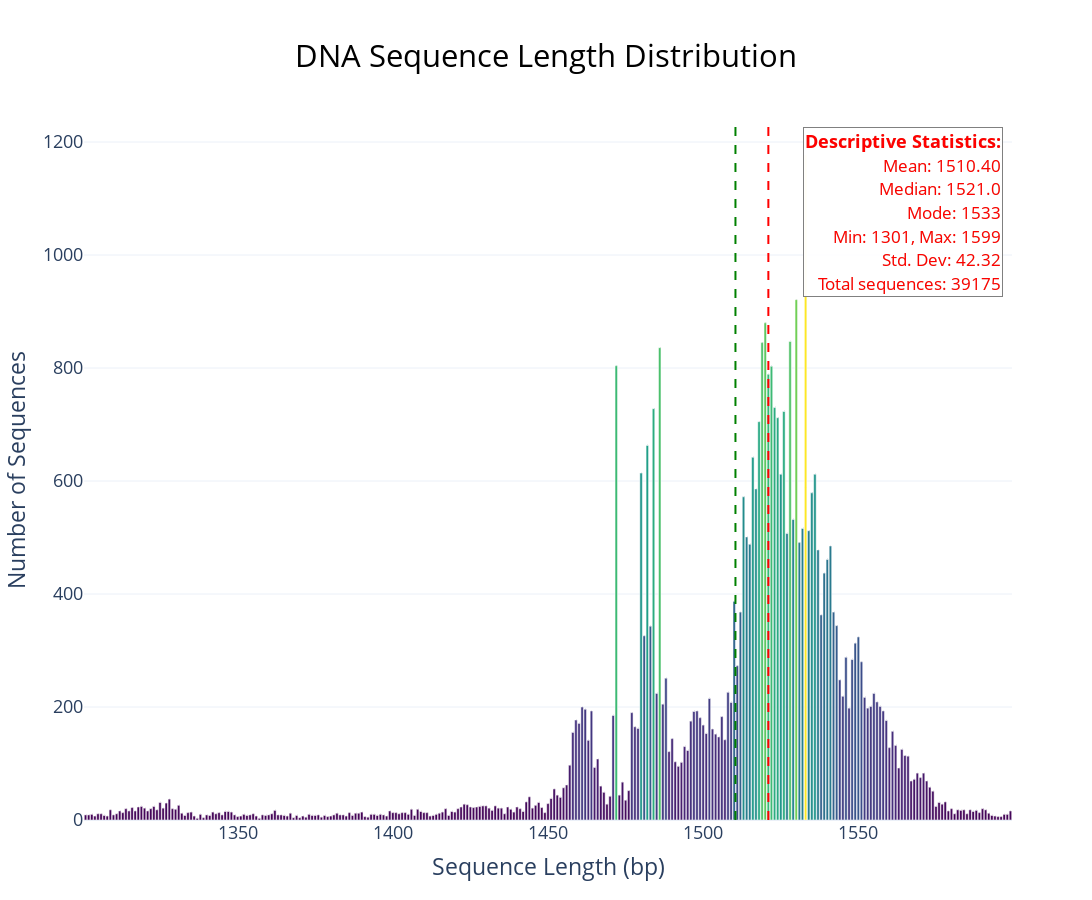

Write notebook code for a chart like this one.
### Code cell
import plotly.express as px
import plotly.graph_objects as go
import numpy as np
import pandas as pd

def plot_sequence_length_enhanced(df, col, color_scheme='Viridis', 
                                 show_stats=True, show_cumulative=False,
                                 bin_size=None, text_size_factor=1.3):
    """
    Enhanced function to visualize DNA sequence length distribution
    
    Parameters:
    - df: DataFrame containing the data
    - col: Column name with sequence lengths
    - color_scheme: Color scheme for the chart ('Viridis', 'Plasma', 'Turbo', etc.)
    - show_stats: Show descriptive statistics
    - show_cumulative: Show cumulative distribution
    - bin_size: Bin size (for very large sequences)
    - text_size_factor: Factor to increase all text sizes
    """
    # Extract length data
    sequence_lengths = df[col].copy()
    
    # Calculate statistics
    stats = {
        'Mean': np.mean(sequence_lengths),
        'Median': np.median(sequence_lengths),
        'Mode': sequence_lengths.mode().iloc[0] if not sequence_lengths.mode().empty else None,
        'Min': sequence_lengths.min(),
        'Max': sequence_lengths.max(),
        'Std. Dev': np.std(sequence_lengths)
    }
    
    # Determine if we should use bins for widely dispersed distributions
    unique_lengths = len(sequence_lengths.unique())
    use_histogram = unique_lengths > 50 or (stats['Max'] - stats['Min']) > 100
    
    if bin_size is None:
        # Calculate bin_size automatically to show more columns
        # We want at least 30 bins for a more detailed histogram
        range_length = stats['Max'] - stats['Min']
        bin_size = max(1, int(range_length / 40))  # Ensure at least 40 bins for detailed view
    
    # Create base figure
    fig = go.Figure()
    
    # Count sequence length frequencies
    sequence_counts = df[col].value_counts().reset_index()
    sequence_counts.columns = ['Length', 'Frequency']
    sequence_counts = sequence_counts.sort_values('Length')
    
    # Calculate cumulative distribution
    total = sequence_counts['Frequency'].sum()
    sequence_counts['Percentage'] = sequence_counts['Frequency'] * 100 / total
    sequence_counts['Cumulative'] = sequence_counts['Frequency'].cumsum() * 100 / total
    
    # Add bar chart with larger bars and no colorbar
    fig.add_trace(go.Bar(
        x=sequence_counts['Length'],
        y=sequence_counts['Frequency'],
        name='Frequency',
        marker=dict(
            color=sequence_counts['Frequency'],
            colorscale=color_scheme,
            showscale=False,  # Remove the colorbar
        ),
        hovertemplate='Length: %{x}<br>Frequency: %{y}<br>Percentage: %{text:.2f}%<extra></extra>',
        text=sequence_counts['Percentage']
    ))
    
    # Add cumulative distribution line
    if show_cumulative:
        fig.add_trace(go.Scatter(
            x=sequence_counts['Length'],
            y=sequence_counts['Cumulative'],
            mode='lines+markers',
            name='% Cumulative',
            line=dict(color='rgba(219, 64, 82, 0.8)', width=3),
            marker=dict(size=8),
            yaxis='y2',
            hovertemplate='Length: %{x}<br>Cumulative: %{y:.2f}%<extra></extra>'
        ))
    
    # Add reference lines for important statistics
    if show_stats:
        # Add vertical line for mean
        fig.add_vline(x=stats['Mean'], line_width=2, line_dash="dash", line_color="green",
                     annotation=dict(
                         text=f"Mean: {stats['Mean']:.2f}",
                         font=dict(size=14 * text_size_factor, color="green"),
                         xanchor="right",
                         yanchor="top"
                     ))
        
        # Add vertical line for median
        fig.add_vline(x=stats['Median'], line_width=2, line_dash="dash", line_color="red",
                     annotation=dict(
                         text=f"Median: {stats['Median']}",
                         font=dict(size=14 * text_size_factor, color="red"),
                         xanchor="left",
                         yanchor="top"
                     ))
    
    # Create statistics text block with larger font
    stats_text = "<br>".join([
        f"<b style='font-size:{14 * text_size_factor}px'>Descriptive Statistics:</b>",
        f"<span style='font-size:{13 * text_size_factor}px'>Mean: {stats['Mean']:.2f}</span>",
        f"<span style='font-size:{13 * text_size_factor}px'>Median: {stats['Median']}</span>",
        f"<span style='font-size:{13 * text_size_factor}px'>Mode: {stats['Mode']}</span>",
        f"<span style='font-size:{13 * text_size_factor}px'>Min: {stats['Min']}, Max: {stats['Max']}</span>",
        f"<span style='font-size:{13 * text_size_factor}px'>Std. Dev: {stats['Std. Dev']:.2f}</span>",
        f"<span style='font-size:{13 * text_size_factor}px'>Total sequences: {len(sequence_lengths)}</span>"
    ])
    
    # Customize the layout with larger fonts
    fig.update_layout(
        title={
            'text': 'DNA Sequence Length Distribution',
            'y':0.95,
            'x':0.5,
            'xanchor': 'center',
            'yanchor': 'top',
            'font': dict(size=24 * text_size_factor, color='black')
        },
        xaxis_title={
            'text': 'Sequence Length (bp)',
            'font': dict(size=18 * text_size_factor)
        },
        yaxis_title={
            'text': 'Number of Sequences',
            'font': dict(size=18 * text_size_factor)
        },
        template='plotly_white',
        legend=dict(
            orientation="h",
            yanchor="bottom",
            y=1.02,
            xanchor="right",
            x=1,
            font=dict(size=14 * text_size_factor)
        ),
        margin=dict(l=80, r=80, t=120, b=80),
        annotations=[
            dict(
                xref='paper',
                yref='paper',
                x=0.99,
                y=0.99,
                showarrow=False,
                text=stats_text,
                align='right',
                xanchor='right',
                yanchor='top',
                bgcolor='rgba(255, 255, 255, 0.8)',
                bordercolor='grey',
                borderwidth=1
            )
        ],
        width=1600, 
        height=900,
        font=dict(size=14 * text_size_factor)  # Global font size increase
    )
    
    # Configure secondary Y-axis for cumulative distribution
    if show_cumulative:
        fig.update_layout(
            yaxis2=dict(
                title={
                    'text': 'Cumulative Percentage (%)',
                    'font': dict(size=18 * text_size_factor, color='rgba(219, 64, 82, 0.8)')
                },
                tickfont=dict(color='rgba(219, 64, 82, 0.8)', size=14 * text_size_factor),
                overlaying='y',
                side='right',
                range=[0, 100]
            )
        )
    
    # Increase tick font size for better readability
    fig.update_xaxes(tickfont=dict(size=14 * text_size_factor))
    fig.update_yaxes(tickfont=dict(size=14 * text_size_factor))
    
    # Show and save graph
    fig.show()
    
    # Save as PNG and HTML for flexibility
    # fig.write_image('bact_distribution_enhanced_mean_median.png', scale=5, width=1600, height=900)
    # fig.write_image('bact_distribution_enhanced.png', scale=5, width=1600, height=900)
    # fig.write_html('bact_distribution_interactive.html', include_plotlyjs='cdn')
    
    # return fig

# Example usage (uncomment to avoid errors)
plot_sequence_length_enhanced(df, 'sequence_length', 
                             color_scheme='Viridis',
                             show_stats=True, 
                             show_cumulative=False,
                             text_size_factor=1.3)

### Figure 1 — Plotly figure (JSON) as saved in the notebook; plotly's stock layout.template omitted (floating-point values rounded to 4 significant figures; data arrays with more than 128 entries replaced by an {"elided": "..."} marker saying what was removed)
{"data": [{"hovertemplate": "Length: %{x}<br>Frequency: %{y}<br>Percentage: %{text:.2f}%<extra></extra>", "marker": {"color": {"elided": "299 int values"}, "colorscale": [[0, "#440154"], [0.1111, "#482878"], [0.2222, "#3e4989"], [0.3333, "#31688e"], [0.4444, "#26828e"], [0.5556, "#1f9e89"], [0.6667, "#35b779"], [0.7778, "#6ece58"], [0.8889, "#b5de2b"], [1, "#fde725"]], "showscale": false}, "name": "Frequency", "text": {"elided": "299 float values"}, "type": "bar", "x": {"elided": "299 int values"}, "y": {"elided": "299 int values"}}], "layout": {"annotations": [{"align": "right", "bgcolor": "rgba(255, 255, 255, 0.8)", "bordercolor": "grey", "borderwidth": 1, "font": {"color": "green", "size": 18.2}, "showarrow": false, "text": "<b style='font-size:18.2px'>Descriptive Statistics:</b><br><span style='font-size:16.900000000000002px'>Mean: 1510.40</span><br><span style='font-size:16.900000000000002px'>Median: 1521.0</span><br><span style='font-size:16.900000000000002px'>Mode: 1533</span><br><span style='font-size:16.900000000000002px'>Min: 1301, Max: 1599</span><br><span style='font-size:16.900000000000002px'>Std. Dev: 42.32</span><br><span style='font-size:16.900000000000002px'>Total sequences: 39175</span>", "x": 0.99, "xanchor": "right", "xref": "paper", "y": 0.99, "yanchor": "top", "yref": "paper"}, {"align": "right", "bgcolor": "rgba(255, 255, 255, 0.8)", "bordercolor": "grey", "borderwidth": 1, "font": {"color": "red", "size": 18.2}, "showarrow": false, "text": "<b style='font-size:18.2px'>Descriptive Statistics:</b><br><span style='font-size:16.900000000000002px'>Mean: 1510.40</span><br><span style='font-size:16.900000000000002px'>Median: 1521.0</span><br><span style='font-size:16.900000000000002px'>Mode: 1533</span><br><span style='font-size:16.900000000000002px'>Min: 1301, Max: 1599</span><br><span style='font-size:16.900000000000002px'>Std. Dev: 42.32</span><br><span style='font-size:16.900000000000002px'>Total sequences: 39175</span>", "x": 0.99, "xanchor": "right", "xref": "paper", "y": 0.99, "yanchor": "top", "yref": "paper"}], "font": {"size": 18.2}, "height": 900, "legend": {"font": {"size": 18.2}, "orientation": "h", "x": 1, "xanchor": "right", "y": 1.02, "yanchor": "bottom"}, "margin": {"b": 80, "l": 80, "r": 80, "t": 120}, "shapes": [{"line": {"color": "green", "dash": "dash", "width": 2}, "type": "line", "x0": 1510.0, "x1": 1510.0, "xref": "x", "y0": 0, "y1": 1, "yref": "y domain"}, {"line": {"color": "red", "dash": "dash", "width": 2}, "type": "line", "x0": 1521, "x1": 1521, "xref": "x", "y0": 0, "y1": 1, "yref": "y domain"}], "title": {"font": {"color": "black", "size": 31.2}, "text": "DNA Sequence Length Distribution", "x": 0.5, "xanchor": "center", "y": 0.95, "yanchor": "top"}, "width": 1600, "xaxis": {"tickfont": {"size": 18.2}, "title": {"font": {"size": 23.4}, "text": "Sequence Length (bp)"}}, "yaxis": {"tickfont": {"size": 18.2}, "title": {"font": {"size": 23.4}, "text": "Number of Sequences"}}}}
